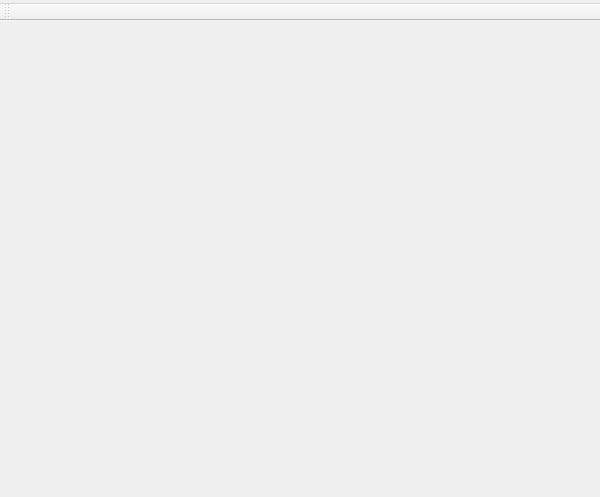
<?xml version="1.0" encoding="UTF-8"?>
<ui version="4.0">
 <class>MainWindow</class>
 <widget class="QMainWindow" name="MainWindow">
  <property name="geometry">
   <rect>
    <x>0</x>
    <y>0</y>
    <width>600</width>
    <height>497</height>
   </rect>
  </property>
  <widget class="QWidget" name="centralWidget">
   <layout class="QVBoxLayout" name="centralLayout">
    <item>
     <widget class="QStackedWidget" name="stackedWidget">
      <property name="sizePolicy">
       <sizepolicy hsizetype="Preferred" vsizetype="Expanding">
        <horstretch>0</horstretch>
        <verstretch>0</verstretch>
       </sizepolicy>
      </property>
     </widget>
    </item>
   </layout>
  </widget>
  <widget class="QToolBar" name="toolBar">
   <property name="windowTitle">
    <string>Toolbar</string>
   </property>
   <property name="toolButtonStyle">
    <enum>Qt::ToolButtonFollowStyle</enum>
   </property>
   <attribute name="toolBarArea">
    <enum>TopToolBarArea</enum>
   </attribute>
   <attribute name="toolBarBreak">
    <bool>false</bool>
   </attribute>
  </widget>
  <widget class="QMenuBar" name="menuBar">
   <property name="geometry">
    <rect>
     <x>0</x>
     <y>0</y>
     <width>600</width>
     <height>23</height>
    </rect>
   </property>
   <widget class="QMenu" name="menuMenu">
    <property name="icon">
     <iconset theme="configure"/>
    </property>
    <addaction name="actionSettings"/>
    <addaction name="separator"/>
    <addaction name="actionDBus_API"/>
    <addaction name="actionLibrary"/>
    <addaction name="separator"/>
    <addaction name="actionReport_a_bug"/>
    <addaction name="actionAbout"/>
    <addaction name="separator"/>
    <addaction name="actionQuit"/>
   </widget>
   <addaction name="menuMenu"/>
  </widget>
  <action name="actionDBus_API">
   <property name="text">
    <string>&amp;DBus API</string>
   </property>
   <property name="toolTip">
    <string>Show DBus API</string>
   </property>
  </action>
  <action name="actionLibrary">
   <property name="text">
    <string>&amp;Library</string>
   </property>
   <property name="toolTip">
    <string>Show library docs</string>
   </property>
  </action>
  <action name="actionReport_a_bug">
   <property name="icon">
    <iconset theme="tools-report-bug">
     <normaloff>../../../../../../.designer/backup</normaloff>../../../../../../.designer/backup</iconset>
   </property>
   <property name="text">
    <string>&amp;Report a bug</string>
   </property>
  </action>
  <action name="actionAbout">
   <property name="icon">
    <iconset theme="help-about">
     <normaloff>../../../../../../.designer/backup</normaloff>../../../../../../.designer/backup</iconset>
   </property>
   <property name="text">
    <string>&amp;About</string>
   </property>
   <property name="toolTip">
    <string>About this application</string>
   </property>
  </action>
  <action name="actionQuit">
   <property name="icon">
    <iconset theme="application-exit">
     <normaloff>../../../../../../.designer/backup</normaloff>../../../../../../.designer/backup</iconset>
   </property>
   <property name="text">
    <string>&amp;Quit</string>
   </property>
   <property name="shortcut">
    <string>Ctrl+Q</string>
   </property>
  </action>
  <action name="actionSettings">
   <property name="icon">
    <iconset theme="configure">
     <normaloff>../../../../../../.designer/backup</normaloff>../../../../../../.designer/backup</iconset>
   </property>
   <property name="text">
    <string>&amp;Settings</string>
   </property>
   <property name="shortcut">
    <string>Ctrl+S</string>
   </property>
  </action>
 </widget>
 <resources>
  <include location="../../resources/resources.qrc"/>
 </resources>
 <connections/>
</ui>
